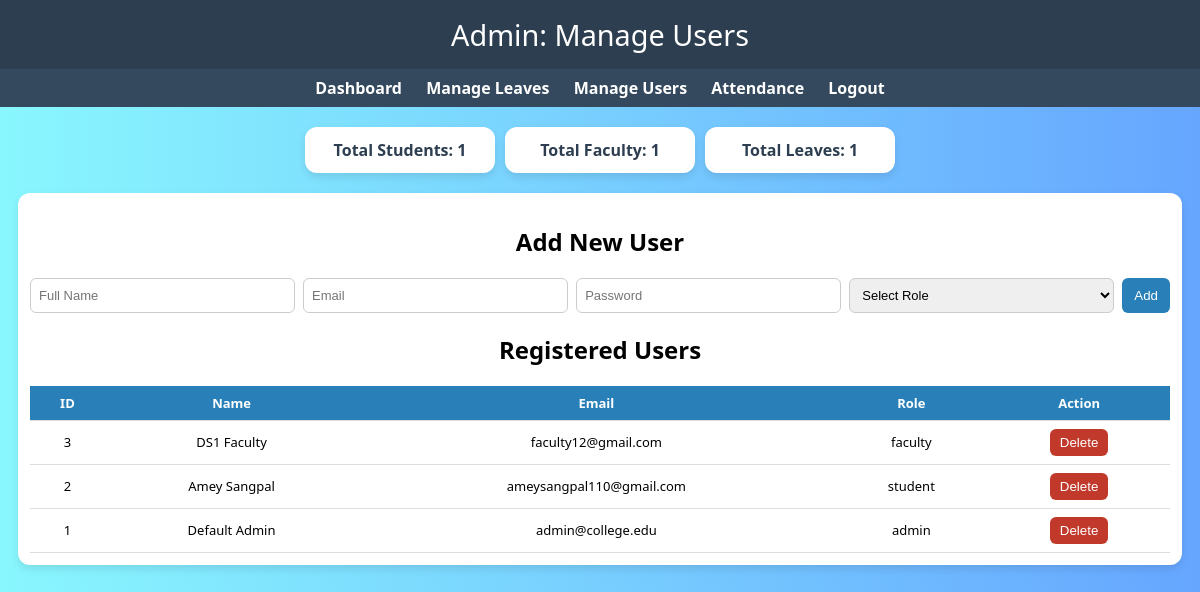
The app's page /admin/users (signed in) with its own data.
### app.py (models this page shows)
class User(db.Model):
    id = db.Column(db.Integer, primary_key=True)
    name = db.Column(db.String(150), nullable=False)
    email = db.Column(db.String(150), unique=True, nullable=False)
    password = db.Column(db.String(150), nullable=False)
    role = db.Column(db.String(50), nullable=False)
    leaves = db.relationship('Leave', backref='user', lazy=True)
    attendance = db.relationship('Attendance', backref='student', lazy=True)

### app.py (the view, shortened to what this page needs)
@app.route('/admin/users', methods=['GET', 'POST'])
def admin_users():
    if 'role' not in session or session['role'].lower() != 'admin':
        flash("Unauthorized access.", "error")
        return redirect(url_for('login'))
    users = User.query.order_by(User.id.desc()).all()
    total_students = User.query.filter_by(role='student').count()
    total_faculty = User.query.filter_by(role='faculty').count()
    total_leaves = Leave.query.count()
    return render_template('admin_users.html', users=users,
                           total_students=total_students, total_faculty=total_faculty, total_leaves=total_leaves)

### templates/admin_users.html (shortened to what this page needs)
<!DOCTYPE html>
<html lang="en">
<head>
</head>
<body>
  <header>Admin: Manage Users</header>
  <nav>
    <a href="{{ url_for('admin_dashboard') }}">Dashboard</a>
    <a href="{{ url_for('admin_leaves') }}">Manage Leaves</a>
    <a href="{{ url_for('admin_users') }}">Manage Users</a>
    <a href="{{ url_for('admin_attendance') }}">Attendance</a>
    <a href="{{ url_for('logout') }}">Logout</a>
  </nav>
  <div class="summary">
    <div>Total Students: {{ total_students }}</div>
    <div>Total Faculty: {{ total_faculty }}</div>
    <div>Total Leaves: {{ total_leaves }}</div>
  </div>
  <div class="container">
    <h2 style="text-align:center;">Add New User</h2>
    <form method="POST" action="{{ url_for('admin_users') }}">
      <input type="text" name="name" placeholder="Full Name" required>
      <input type="email" name="email" placeholder="Email" required>
      <input type="password" name="password" placeholder="Password" required>
      <select name="role" required>
        <option value="">Select Role</option>
      </select>
      <button type="submit">Add</button>
    </form>
    <h2 style="text-align:center;">Registered Users</h2>
    <table>
      <tr><th>ID</th><th>Name</th><th>Email</th><th>Role</th><th>Action</th></tr>
      {% for user in users %}
      <tr>
        <td>{{ user.id }}</td>
        <td>{{ user.name }}</td>
        <td>{{ user.email }}</td>
        <td>{{ user.role }}</td>
        <td>
          <form method="POST" style="display:inline;" action="{{ url_for('admin_users') }}" onsubmit="return confirm('Delete this user?');">
            <button type="submit" class="delete-btn">Delete</button>
          </form>
        </td>
      </tr>
      {% endfor %}
    </table>
  </div>
</body>
</html>

### templates/admin_users.html (style rules this page uses)
body { font-family:'Segoe UI',sans-serif; background:linear-gradient(to right,#89f7fe,#66a6ff); margin:0; padding:0; }
header { background:#2c3e50; color:#fff; padding:15px 0; text-align:center; font-size:1.8em; }
nav { background:#34495e; text-align:center; padding:8px; }
nav a { color:white; text-decoration:none; margin:0 10px; font-weight:bold; }
.summary { display:flex; justify-content:space-around; margin:20px auto; max-width:600px; text-align:center; }
.summary div { background:white; padding:12px 18px; border-radius:12px; box-shadow:0 4px 8px rgba(0,0,0,0.1); flex:1; margin:0 5px; font-weight:bold; color:#2c3e50; }
.container { width:95%; margin:20px auto; background:white; border-radius:12px; padding:12px; box-shadow:0 4px 8px rgba(0,0,0,0.1); }
form { display:flex; flex-wrap:wrap; gap:8px; margin-bottom:12px; }
form input, form select { padding:8px; border-radius:6px; border:1px solid #ccc; font-size:13px; flex:1; min-width:140px; }
form button { padding:8px 12px; border-radius:6px; border:none; background:#2980b9; color:#fff; cursor:pointer; }
table { width:100%; border-collapse:collapse; font-size:13px; margin-top:8px; }
th, td { padding:8px; border-bottom:1px solid #ddd; text-align:center; }
th { background:#2980b9; color:#fff; }
.delete-btn { background:#c0392b; color:#fff; padding:6px 10px; border-radius:6px; border:none; cursor:pointer; }

### records on screen
User: id "3", name "DS1 Faculty", email "faculty12@gmail.com", role "faculty"
User: id "2", name "Amey Sangpal", email "ameysangpal110@gmail.com", role "student"
User: id "1", name "Default Admin", email "admin@college.edu", role "admin"

### other values on screen
{{ total_students }} "1"
{{ total_faculty }} "1"
{{ total_leaves }} "1"
